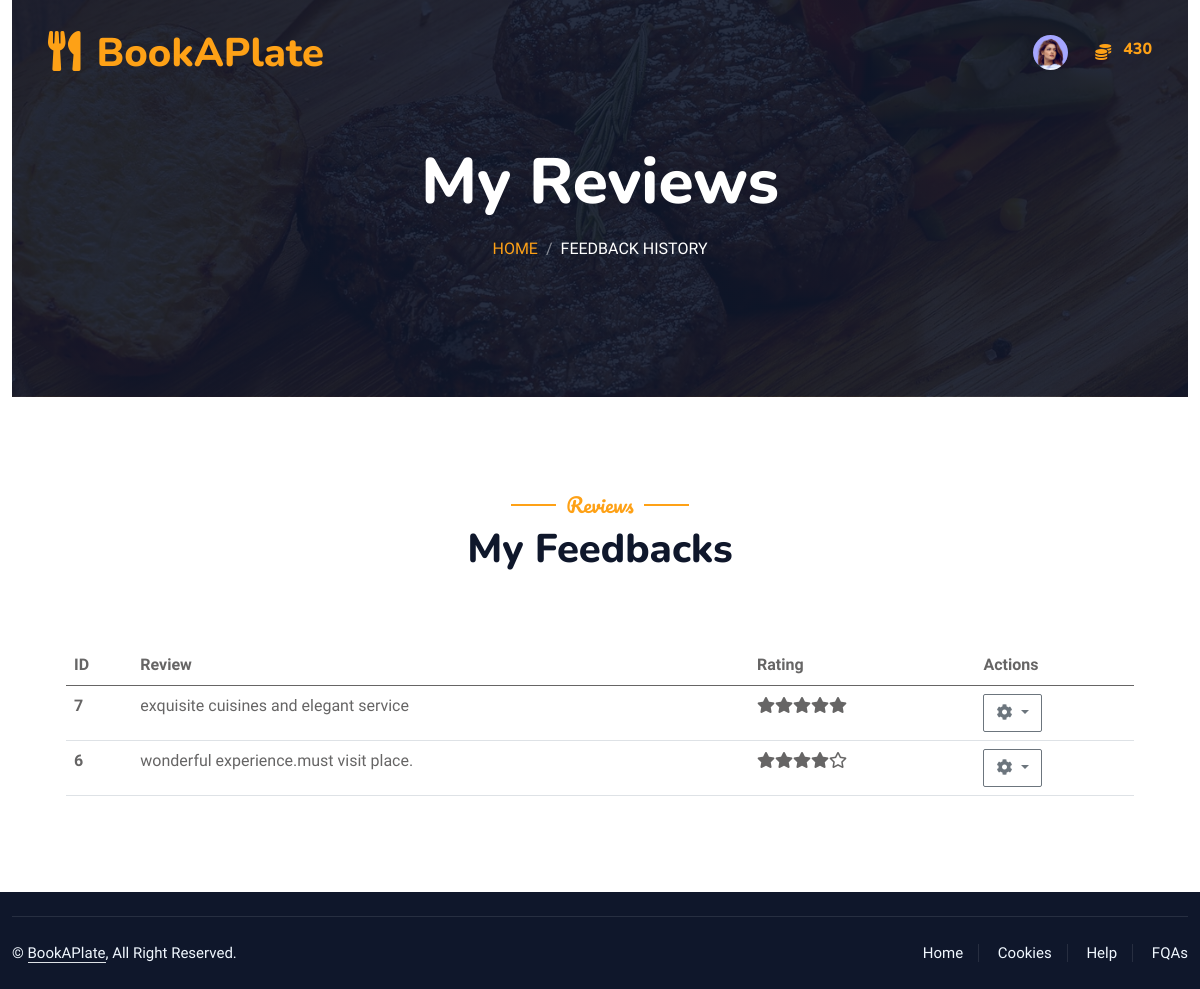
Before: /customer_user/feedbacks/ (signed in) with the older database file.
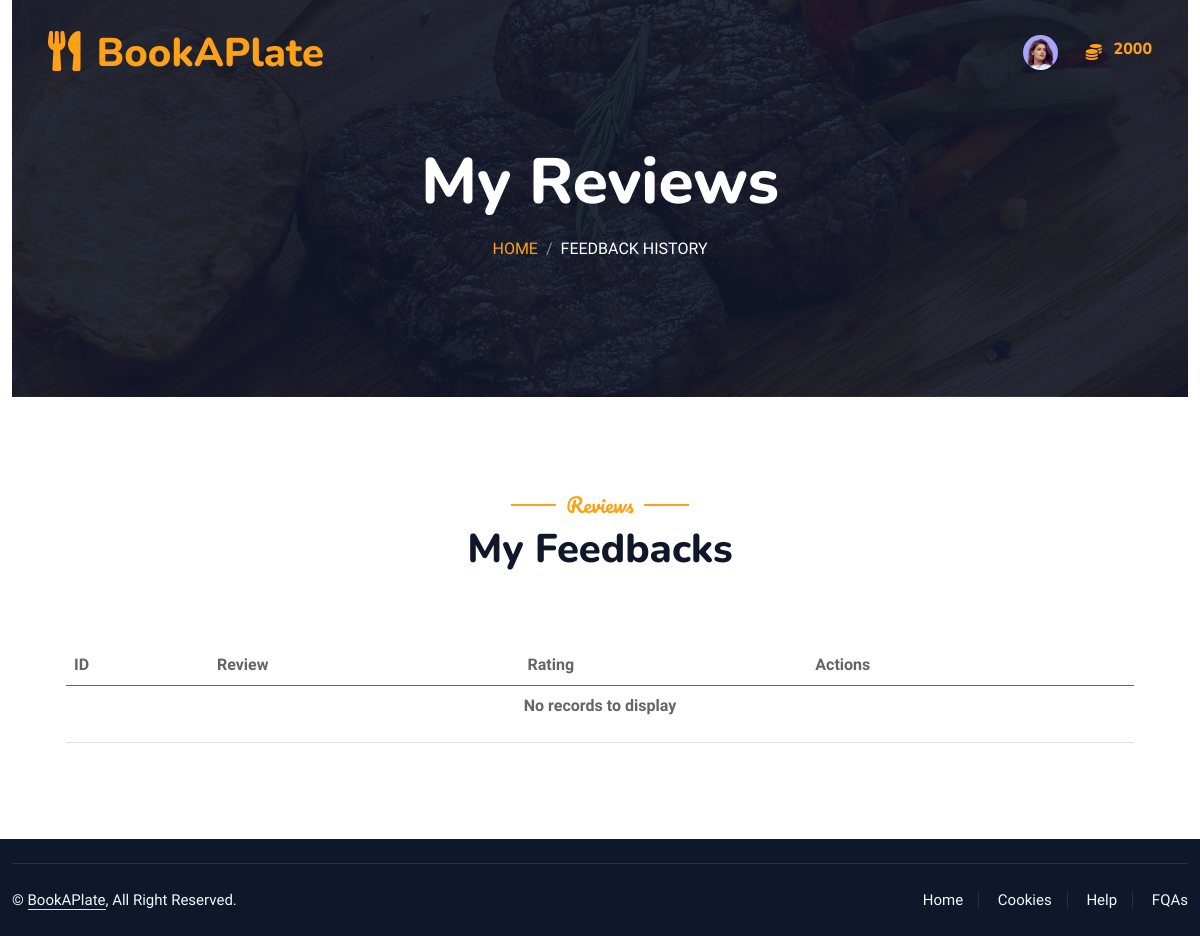
After: the same page with the newer database file.
### admin_workbench/models.py (models this page shows)
class Coins(models.Model):
    coin_id = models.AutoField(primary_key=True)
    coin_quantity = models.IntegerField(default= 2000)
    user = models.ForeignKey(Customer,on_delete=models.CASCADE)

class Feedback(models.Model):
    feedback_id= models.AutoField(primary_key=True)
    rating =models.DecimalField(max_digits=2,decimal_places=1,default=0.0)
    message=models.TextField()
    booking= models.ForeignKey(BookingDetails,on_delete=models.CASCADE)

### customer/views.py (the view)
# urls.py: path('feedbacks/', MyFeedbackList, name='my_feedbacks'),
@login_required
def MyFeedbackList(request):
    logged_user, customer, coins = get_customer_and_coins(request)
    booking=BookingDetails.objects.filter(customer=customer)
    feedbacks=Feedback.objects.filter(booking__customer=customer)
    context = {
        'feedbacks':feedbacks,
        'logged_user': logged_user,
        'customer': customer,
        'coins': coins,
        'booking': booking,
    }
    return render(request,'customer/feedback_history.html',context)

### customer/views.py (called while the page is built)
@login_required
def get_customer_and_coins(request):
    logged_user = request.user
    customer = get_object_or_404(Customer, user=logged_user)
    coins = get_object_or_404(Coins, user=customer)
    return logged_user, customer, coins

### customer/templates/customer/feedback_history.html (shortened to what this page needs)
{% extends 'customer/base.html'%} {% load static %}  {% block content %}
<div class="container-xxl position-relative p-0">
  <div class="container-xxl py-5 bg-dark hero-header mb-5">
    <div class="container text-center my-5 pt-5 pb-4">
      <h1 class="display-3 text-white mb-3 animated slideInDown">My Reviews</h1>
      <nav aria-label="breadcrumb">
        <ol class="breadcrumb justify-content-center text-uppercase">
          <li class="breadcrumb-item"><a href="#">Home</a></li>
          <li class="breadcrumb-item text-white active" aria-current="page">
            Feedback History
          </li>
        </ol>
      </nav>
    </div>
  </div>
</div>
<div class="container-xxl py-5">
  <div class="container">
    <div class="text-center wow fadeInUp" data-wow-delay="0.1s">
      <h5 class="section-title ff-secondary text-center text-primary fw-normal">
        Reviews
      </h5>
      <h1 class="mb-5">My Feedbacks</h1>
    </div>
    <div class="row g-4">
      <div class="col-lg-12 col-sm-12 wow fadeInUp" data-wow-delay="0.1s">
        <div class="p-4">
          <div class="table-responsive-sm">
            <table class="table">
              <thead>
                <tr>
                  <th scope="col">ID</th>
                  <th scope="col">Review</th>
                  <th scope="col">Rating</th>
                  <th scope="col">Actions</th>
                </tr>
              </thead>
              <tbody>
                {% if feedbacks %} {% for feedback in feedbacks %}
                <tr>
                  <th scope="row">{{ feedback.feedback_id }}</th>
                  <td>{{feedback.message}}</td>
                  <td>
                    <div id="starRating{{ feedback.feedback_id }}"></div>
                  </td>
                  <td>
                    <div class="btn-group">
                      <button
                        type="button"
                        class="btn btn-outline-secondary dropdown-toggle"
                        data-bs-toggle="dropdown"
                        aria-expanded="false"
                      >
                        <i class="fas fa-cog"></i>
                      </button>
                    </div>
                  </td>
                </tr>
                {% endfor %}
                {% else %}
                <tr>
                  <th scope="row" colspan="7" class="text-center">
                    <p>No records to display</p>
                  </th>
                </tr>
                {% endif %}
              </tbody>
            </table>
          </div>
        </div>
      </div>
    </div>
  </div>
</div>
{% endblock %}

### customer/templates/customer/base.html (shortened to what this page needs)
{% load static %}
<!DOCTYPE html>
<html lang="en">
  <head>
    <link
      href="https://cdnjs.cloudflare.com/ajax/libs/font-awesome/5.10.0/css/all.min.css"
      rel="stylesheet"
    />
    <link
      href="https://cdn.jsdelivr.net/npm/bootstrap-icons@1.4.1/font/bootstrap-icons.css"
      rel="stylesheet"
    />
    <link
      href="{% static 'book_a_plate/lib/animate/animate.min.css' %}"
      rel="stylesheet"
    />
    <link
      href="{% static 'book_a_plate/lib/owlcarousel/assets/owl.carousel.min.css' %}"
      rel="stylesheet"
    />
    <link
      href="{% static 'book_a_plate/lib/tempusdominus/css/tempusdominus-bootstrap-4.min.css' %}"
      rel="stylesheet"
    />
    <link
      href="{% static 'book_a_plate/css/bootstrap.min.css' %}"
      rel="stylesheet"
    />
    <link href="{% static 'book_a_plate/css/style.css' %}" rel="stylesheet" />
  </head>
  <body>
    <div class="container-xxl bg-white p-0">
      <div class="container-xxl position-relative p-0">
        <nav
          class="navbar navbar-expand-lg navbar-dark bg-dark px-4 px-lg-5 py-3 py-lg-0"
        >
          <a href="#" class="navbar-brand p-0">
            <h1 class="text-primary m-0">
              <i class="fa fa-utensils me-3"></i>BookAPlate
            </h1>
          </a>
          <div
            class="collapse navbar-collapse justify-content-end px-0"
            id="navbarNav"
          >
            <ul
              class="navbar-nav flex-row ms-auto align-items-center justify-content-end"
            >
              <li class="nav-item dropdown">
                <a
                  class="nav-link nav-icon-hover"
                  href="javascript:void(0)"
                  id="drop2"
                  data-bs-toggle="dropdown"
                  aria-expanded="false"
                >
                  {% if logged_user.is_authenticated and customer.profile_photo.url %}
                  <img
                    src="{{customer.profile_photo.url}}"
                    alt=""
                    width="35"
                    height="35"
                    class="rounded-circle"
                  />
                  {% else %}
                  <i class="fa fa-list"></i>
                  {% endif %}
                </a>
              </li>
              <li class="nav-item">
                <span>&nbsp;&nbsp;&nbsp;&nbsp;&nbsp;&nbsp;</span>
                <label class="text-primary">
                  <i class="fa fa-coins"></i>
                </label>
                <span>&nbsp;&nbsp;</span>
              </li>
              <li class="nav-item">
                <label class="text-primary">
                  <h6 class="text-primary">{{coins.coin_quantity}}</h6>
                </label>
              </li>
            </ul>
          </div>
        </nav>
      </div>
      <div class="container-fluid">{% block content %} {% endblock %}</div>
      <div
        class="container-fluid bg-dark text-light footer pt-4 mt-2 wow fadeIn"
        data-wow-delay="0.1s"
      >
        <div class="copyright">
          <div class="row">
            <div class="col-md-6 text-center text-md-start mb-3 mb-md-0">
              &copy; <a class="border-bottom" href="#">BookAPlate</a>, All Right
              Reserved.
            </div>
            <div class="col-md-6 text-center text-md-end">
              <div class="footer-menu">
                <a href="#">Home</a>
                <a href="#">Cookies</a>
                <a href="#">Help</a>
                <a href="#">FQAs</a>
              </div>
            </div>
          </div>
        </div>
      </div>
    </div>
  </body>
</html>

Changed rows visible on the page:
removed Feedback: feedback_id "7", message "exquisite cuisines and elegant service"
removed Feedback: feedback_id "6", message "wonderful experience.must visit place."
changed Coins: coin_quantity "430" → "2000"
Other visible differences:
text now shown: "No records to display"
